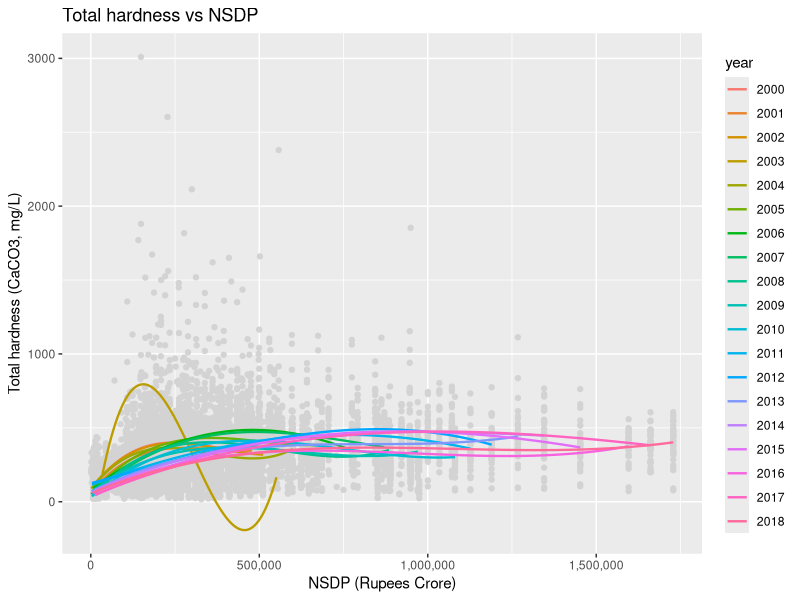
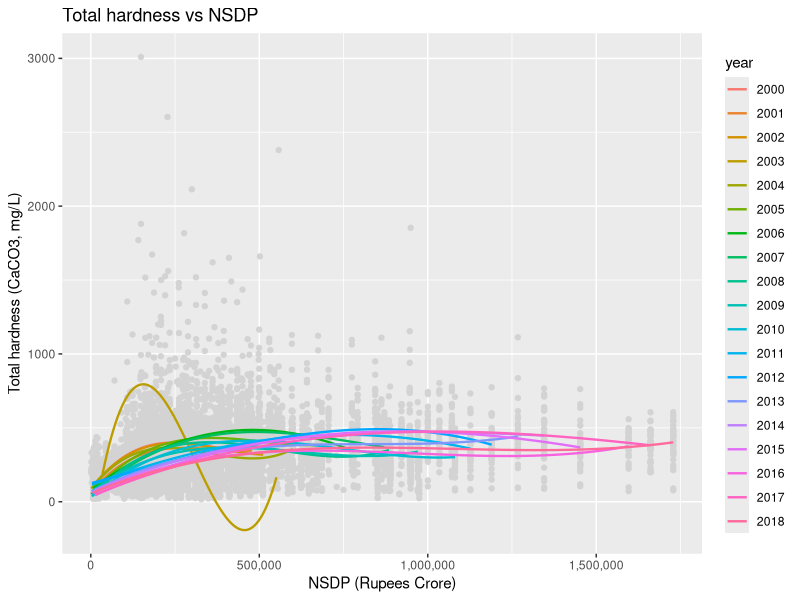

Write R code to recreate these figures, in order.
library(ggplot2)
library(readr)
library(scales)

gini_gwq_nsdp <- read_csv("output/gini_gwq_nsdp.csv")
gini_gwq_nsdp <- na.omit(gini_gwq_nsdp)
gini_gwq_nsdp <- gini_gwq_nsdp[gini_gwq_nsdp$hardnesstotal > 0,]
gini_gwq_nsdp$year <- factor(gini_gwq_nsdp$year, levels=2000:2018)
on_nsdp_poly_gini <- lm(formula=hardnesstotal ~ year + nsdp*year + I(nsdp**2)*year + I(nsdp**3)*year + gini*year, data=gini_gwq_nsdp)
print(summary(on_nsdp_poly_gini))

plot <- ggplot(data=gini_gwq_nsdp, aes(y=hardnesstotal, x=nsdp, colour=year)) +
          geom_point(alpha=1, colour="lightgray") +
          stat_smooth(method=lm, formula=y~x + I(x**2) + I(x**3), se=FALSE, linewidth=0.8) +
          ggtitle("Total hardness vs NSDP") +
          xlab("NSDP (Rupees Crore)") +
          ylab("Total hardness (CaCO3, mg/L)") +
          scale_x_continuous(labels = comma)
          # coord_cartesian(expand = FALSE)

png("plots/Year-wise Total hardness vs NSDP.png")
print(plot)
dev.off()
print(plot)